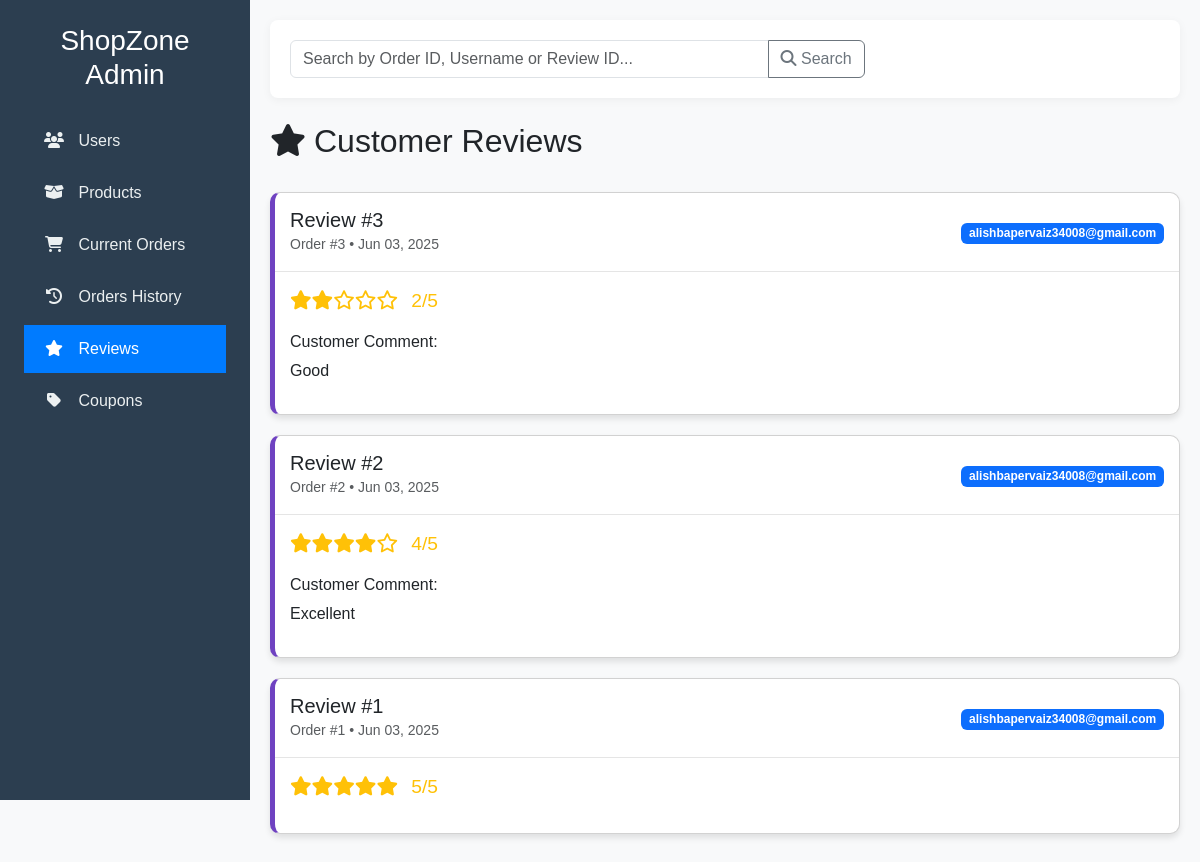
/admin_reviews.php, run on the app's committed database.
### tables this page shows
CREATE TABLE IF NOT EXISTS `review` (
  `review_id` int(11) NOT NULL AUTO_INCREMENT,
  `username` varchar(255) DEFAULT NULL,
  `order_id` int(11) DEFAULT NULL,
  `rating` int(11) DEFAULT NULL,
  `comment` text DEFAULT NULL,
  PRIMARY KEY (`review_id`),
  KEY `order_id` (`order_id`),
  KEY `username` (`username`)
);

CREATE TABLE IF NOT EXISTS `order` (
  `order_id` int(11) NOT NULL AUTO_INCREMENT,
  `username` varchar(256) DEFAULT NULL,
  `full_name` varchar(100) DEFAULT NULL,
  `email` varchar(100) DEFAULT NULL,
  `contact` varchar(20) DEFAULT NULL,
  `delivery_address` text DEFAULT NULL,
  `status` enum('Pending','Confirmed','Shipped','Delivered') DEFAULT 'Pending',
  `total_amount` decimal(10,2) DEFAULT NULL,
  `discount` decimal(10,2) DEFAULT 0.00,
  `order_date` datetime DEFAULT current_timestamp(),
  `coupon_id` int(11) DEFAULT NULL,
  PRIMARY KEY (`order_id`),
  KEY `username` (`username`),
  KEY `coupon_id` (`coupon_id`)
);

### admin_reviews.php (the view, shortened to what this page needs)
<?php
include 'connect.php';
$where_clause = '';
?>
<!DOCTYPE html>
<html lang="en">
<head>
    <link href="https://cdn.jsdelivr.net/npm/bootstrap@5.3.3/dist/css/bootstrap.min.css" rel="stylesheet">
    <link rel="stylesheet" href="https://cdnjs.cloudflare.com/ajax/libs/font-awesome/6.4.0/css/all.min.css">
</head>
<body>
    <div class="sidebar">
        <div class="p-4">
            <h3 class="text-center mb-4">ShopZone Admin</h3>
            <ul class="nav flex-column">
                <li class="nav-item">
                    <a class="nav-link" href="admin_users.php">
                        <i class="fas fa-users"></i> Users
                    </a>
                </li>
                <li class="nav-item">
                    <a class="nav-link" href="admin_products.php">
                        <i class="fas fa-box-open"></i> Products
                    </a>
                </li>
                <li class="nav-item">
                    <a class="nav-link" href="admin_orders.php">
                        <i class="fas fa-shopping-cart"></i> Current Orders
                    </a>
                </li>
                <li class="nav-item">
                    <a class="nav-link" href="admin_order_history.php">
                        <i class="fas fa-history"></i> Orders History
                    </a>
                </li>
                <li class="nav-item">
                    <a class="nav-link active" href="admin_reviews.php">
                        <i class="fas fa-star"></i> Reviews
                    </a>
                </li>
                <li class="nav-item">
                    <a class="nav-link" href="admin_coupons.php">
                        <i class="fas fa-tag"></i> Coupons
                    </a>
                </li>
            </ul>
        </div>
    </div>
    <div class="main-content">
        <div class="search-container mb-4">
            <form method="GET" action="admin_reviews.php" class="row g-3">
                <div class="col-md-8">
                    <div class="input-group">
                        <input type="text" class="form-control" name="search" placeholder="Search by Order ID, Username or Review ID..."
                               value="<?= isset($_GET['search']) ? htmlspecialchars($_GET['search']) : '' ?>">
                        <button class="btn btn-outline-secondary" type="submit">
                            <i class="fas fa-search"></i> Search
                        </button>
                    </div>
                </div>
                <div class="col-md-4">
                </div>
            </form>
        </div>
        <div class="d-flex justify-content-between align-items-center mb-4">
            <h2><i class="fas fa-star me-2"></i>Customer Reviews</h2>
        </div>
        <?php
        $reviews = $conn->query("
            SELECT r.*, o.order_date
            FROM review r
            JOIN `order` o ON r.order_id = o.order_id
            $where_clause
            ORDER BY r.review_id DESC
        ");
        if ($reviews->num_rows === 0) {
            echo '<div class="alert alert-info">No reviews found</div>';
        } else {
            while ($review = $reviews->fetch_assoc()) {
                ?>
                <div class="card review-card">
                    <div class="review-header d-flex justify-content-between align-items-center">
                        <div>
                            <h5 class="mb-0">Review #<?= $review['review_id'] ?></h5>
                            <small class="text-muted">Order #<?= $review['order_id'] ?> • <?= date('M d, Y', strtotime($review['order_date'])) ?></small>
                        </div>
                        <div>
                            <span class="badge bg-primary">
                                <?= $review['username'] ?>
                            </span>
                        </div>
                    </div>
                    <div class="review-body">
                        <div class="mb-3">
                            <span class="rating-stars">
                                <?php
                                $full_stars = $review['rating'];
                                $empty_stars = 5 - $full_stars;
                                for ($i = 0; $i < $full_stars; $i++) {
                                    echo '<i class="fas fa-star"></i>';
                                }
                                for ($i = 0; $i < $empty_stars; $i++) {
                                    echo '<i class="far fa-star"></i>';
                                }
                                ?>
                                <span class="ms-2"><?= $review['rating'] ?>/5</span>
                            </span>
                        </div>
                        <?php if (!empty($review['comment'])): ?>
                            <div class="mb-3">
                                <h6>Customer Comment:</h6>
                                <p class="mb-0"><?= htmlspecialchars($review['comment']) ?></p>
                            </div>
                        <?php endif; ?>
                    </div>
                </div>
                <?php
            }
        }
        ?>
    </div>
</body>
</html>

### admin_reviews.php (style rules this page uses)
body { font-family: 'Poppins', sans-serif; background-color: #f8f9fa; }
.sidebar { min-height: 100vh; background: #2c3e50; color: white; width: 250px; position: fixed; }
.sidebar .nav-link { color: #ecf0f1; padding: 12px 20px; margin: 2px 0; border-radius: 0; transition: all 0.3s; }
.sidebar .nav-link.active { background: #007bff; color: white; }
.sidebar .nav-link i { margin-right: 10px; width: 20px; text-align: center; }
.main-content { margin-left: 250px; padding: 20px; }
.review-card { border-radius: 10px; box-shadow: 0 4px 6px rgba(0,0,0,0.1); margin-bottom: 20px; border-left: 5px solid #6f42c1; }
.review-header { padding: 15px; border-bottom: 1px solid rgba(0,0,0,0.1); }
.review-body { padding: 15px; }
.rating-stars { color: #ffc107; font-size: 1.2rem; }
.search-container { background: white; padding: 20px; border-radius: 8px; box-shadow: 0 2px 10px rgba(0,0,0,0.05); margin-bottom: 20px; }

### data on the page
review: review_id "3", order "3", order.order_date "Jun 03, 2025", username "alishbapervaiz34008@gmail.com", rating "2", comment "Good"
review: review_id "2", order "2", order.order_date "Jun 03, 2025", username "alishbapervaiz34008@gmail.com", rating "4", comment "Excellent"
review: review_id "1", order "1", order.order_date "Jun 03, 2025", username "alishbapervaiz34008@gmail.com", rating "5"
